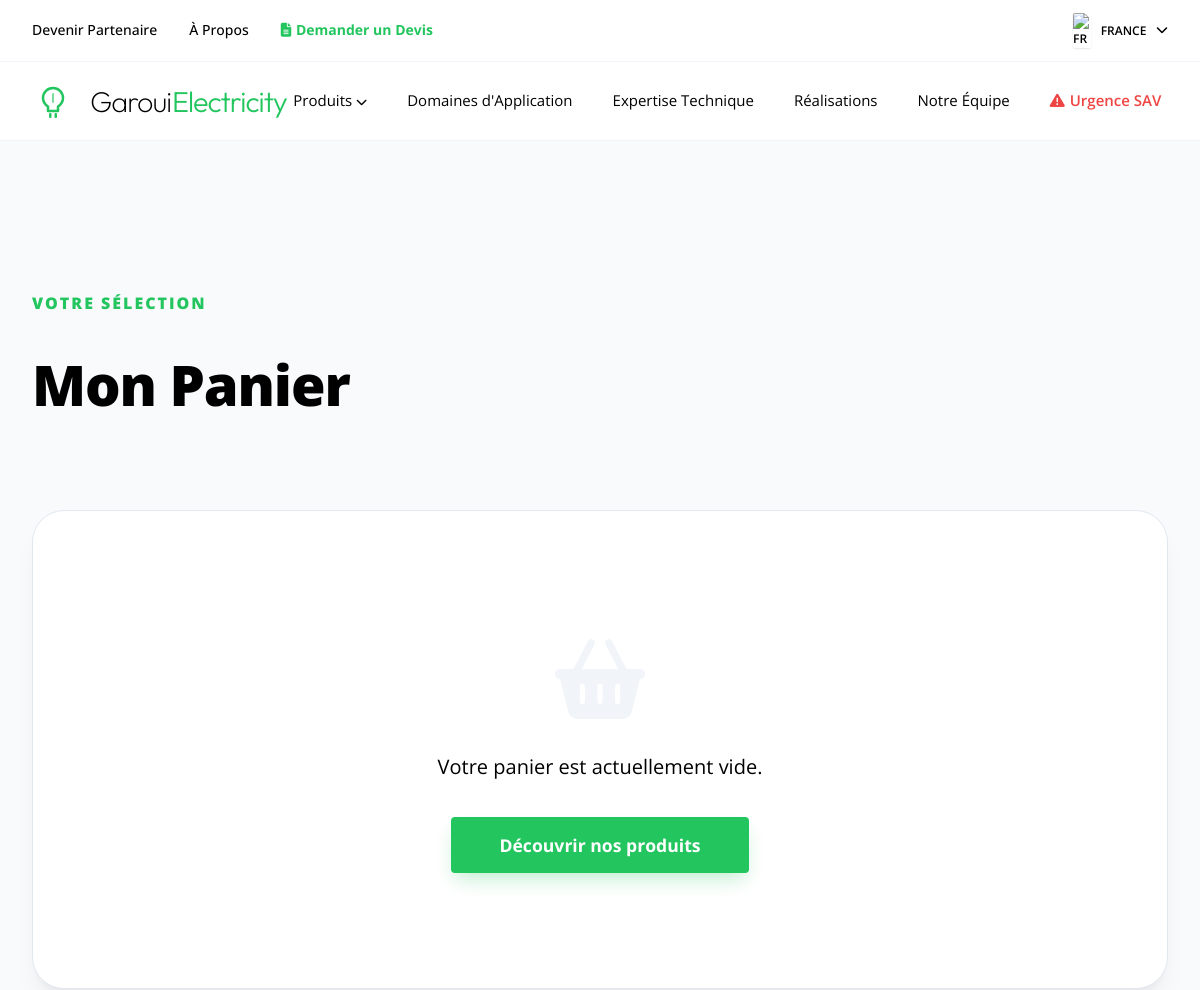
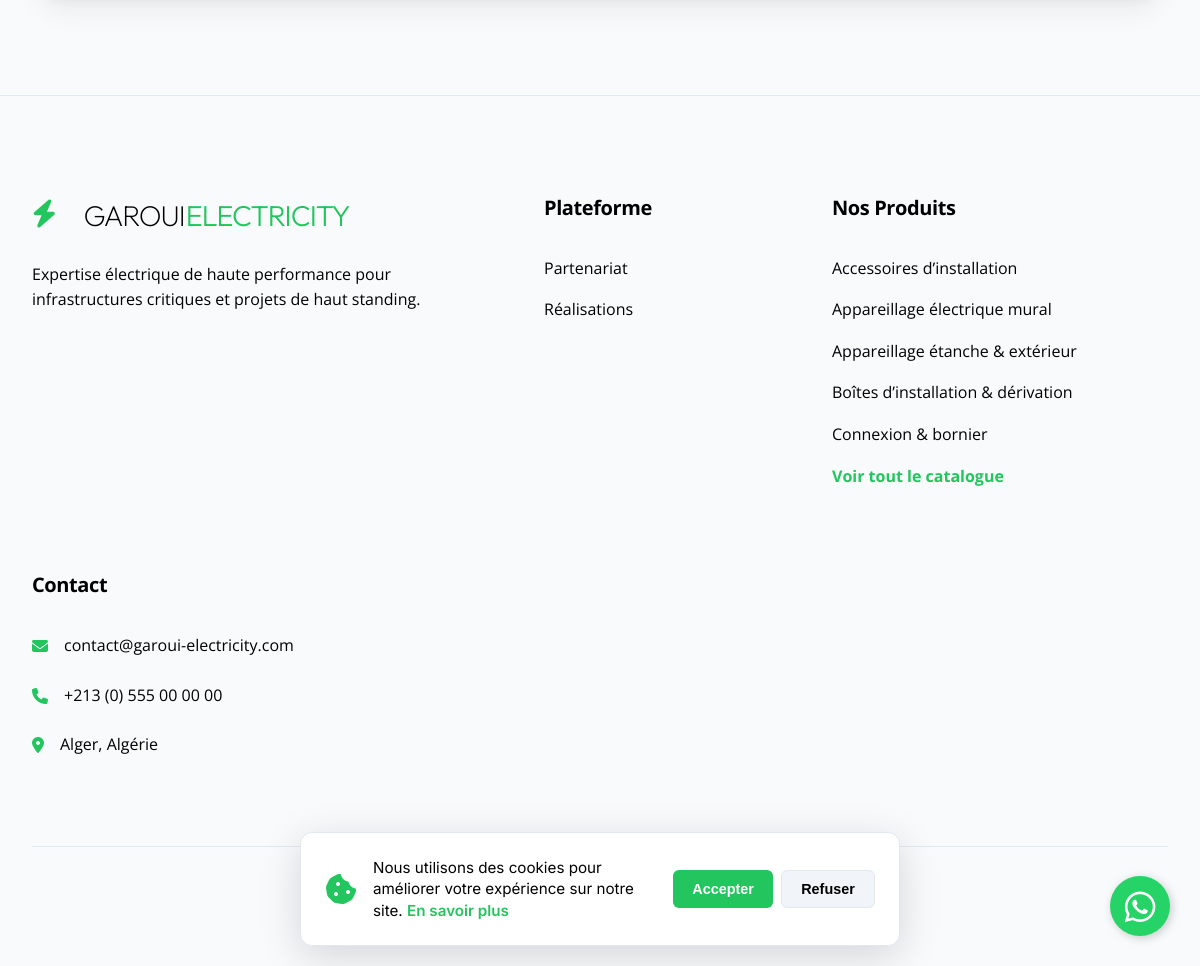
The page /shop/cart/ on the database its author committed (2 pictures, top to bottom).
### shop/models.py (models this page shows, shortened)
class Category(models.Model):
    name = models.CharField(max_length=255)
    handle = models.SlugField(unique=True)
    icon = models.CharField(max_length=50, blank=True, help_text="FontAwesome icon class")

### shop/views.py (the view)
# urls.py: path('cart/', views.cart, name='cart'),
def cart(request):
    return render(request, 'shop/cart.html')

### shop/context_processors.py (called while the page is built)
def categories_processor(request):
    return {
        'all_categories': Category.objects.all().order_by('name')
    }

### templates/shop/cart.html (shortened to what this page needs)
{% extends 'base.html' %}
{% block content %}
<section class="section" style="padding-top: 150px; background: #f8fafc; min-height: 80vh;">
    <div class="container">
        <div class="section-header" style="text-align: left; margin-bottom: 5rem;">
            <span style="color: var(--primary); font-weight: 800; text-transform: uppercase; letter-spacing: 2px;">Votre Sélection</span>
            <h1 style="font-size: 3.5rem; margin-top: 1.5rem; color: var(--dark); font-weight: 800;">Mon Panier</h1>
        </div>
        <div id="cart-container" style="background: white; padding: 4rem; border-radius: 32px; border: 1px solid #e2e8f0; box-shadow: var(--shadow-premium);">
            <div id="cart-empty" style="text-align: center; padding: 4rem 0;">
                <i class="fas fa-shopping-basket" style="font-size: 5rem; color: #f1f5f9; margin-bottom: 2rem;"></i>
                <p style="font-size: 1.25rem; color: var(--gray); margin-bottom: 3rem;">Votre panier est actuellement vide.</p>
                <a href="{% url 'shop:product_list' %}" class="btn-primary" style="padding: 1rem 3rem;">Découvrir nos produits</a>
            </div>
        </div>
    </div>
</section>
{% endblock %}

### templates/base.html (shortened to what this page needs)
{% load static %}
<!DOCTYPE html>
<html lang="fr">
<head>
    <link rel="stylesheet" href="https://cdnjs.cloudflare.com/ajax/libs/font-awesome/6.4.0/css/all.min.css">
    <link rel="stylesheet" href="{% static 'css/main.css' %}?v=4.4">
</head>
<body>
    <div class="top-bar-site">
        <div class="container">
            <div class="top-bar-links">
                <a href="/partners/register/">Devenir Partenaire</a>
                <a href="{% url 'showcase:about' %}">À Propos</a>
                <a href="/devis/" style="color: var(--primary); font-weight: 700;"><i class="fas fa-file-alt" style="margin-right: 0.3rem;"></i>Demander un Devis</a>
            </div>
            <div class="top-bar-lang">
                <div class="lang-switcher">
                    <div class="lang-current">
                        <img src="https://flagcdn.com/w20/fr.png" width="18" alt="FR">
                        <span>FRANCE</span>
                        <i class="fas fa-chevron-down"></i>
                    </div>
                </div>
            </div>
        </div>
    </div>
    <nav class="navbar">
        <div class="container">
            <a href="/" class="logo">
                <div class="logo-visual">
                </div>
                <span class="logo-text">Garoui<span>Electricity</span></span>
            </a>
            <ul class="nav-links">
                <li class="has-mega">
                    <a href="/shop/">Produits <i class="fas fa-chevron-down" style="font-size: 0.7rem;"></i></a>
                </li>
                <li><a href="/#secteurs">Domaines d'Application</a></li>
                <li><a href="/#expertise">Expertise Technique</a></li>
                <li><a href="/projects/">Réalisations</a></li>
                <li><a href="{% url 'team:employee_list' %}">Notre Équipe</a></li>
                <li><a href="{% url 'sav:intervention_request' %}" style="color: #ef4444; font-weight: 600;"><i class="fas fa-exclamation-triangle" style="margin-right: 5px;"></i>Urgence SAV</a></li>
            </ul>
        </div>
    </nav>
    <main>
        {% block content %}{% endblock %}
    </main>
    <footer class="footer">
        <div class="container">
            <div class="footer-grid">
                <div class="footer-info">
                    <a href="/" class="logo">
                        <span class="logo-icon"><i class="fas fa-bolt"></i></span>
                        <span class="logo-text">GAROUI<span>ELECTRICITY</span></span>
                    </a>
                    <p>Expertise électrique de haute performance pour infrastructures critiques et projets de haut standing.</p>
                </div>
                <div class="footer-links">
                    <h4>Plateforme</h4>
                    <ul>
                        <li><a href="/partners/">Partenariat</a></li>
                        <li><a href="/projects/">Réalisations</a></li>
                    </ul>
                </div>
                <div class="footer-links">
                    <h4>Nos Produits</h4>
                    <ul>
                        {% for cat in all_categories|slice:":5" %}
                        <li><a href="/shop/?category={{ cat.handle }}">{{ cat.name }}</a></li>
                        {% endfor %}
                        <li><a href="/shop/" style="font-weight: 700; color: var(--primary);">Voir tout le catalogue</a></li>
                    </ul>
                </div>
                <div class="footer-contact">
                    <h4>Contact</h4>
                    <p><i class="fas fa-envelope"></i> contact@garoui-electricity.com</p>
                    <p><i class="fas fa-phone"></i> +213 (0) 555 00 00 00</p>
                    <p><i class="fas fa-map-marker-alt"></i> Alger, Algérie</p>
                </div>
            </div>
            <div class="footer-bottom">
                <p>&copy; 2026 Garoui Electricity. Tous droits réservés.</p>
            </div>
        </div>
    </footer>
    <div id="cookie-banner" style="position: fixed; bottom: 20px; left: 50%; transform: translateX(-50%); background: white; padding: 1.5rem; border-radius: 12px; box-shadow: 0 10px 40px rgba(0,0,0,0.15); z-index: 1000; display: none; max-width: 600px; width: 90%; align-items: center; justify-content: space-between; border: 1px solid #e2e8f0; font-family: 'Inter', sans-serif;">
        <div style="display: flex; align-items: center; gap: 1rem;">
            <i class="fas fa-cookie-bite" style="font-size: 2rem; color: var(--primary);"></i>
            <p style="margin: 0; font-size: 0.95rem; color: var(--dark); line-height: 1.4;">Nous utilisons des cookies pour améliorer votre expérience sur notre site. <a href="#" style="color: var(--primary); font-weight: 600; text-decoration: none;">En savoir plus</a></p>
        </div>
        <div style="display: flex; gap: 0.5rem; margin-left: 1rem;">
            <button onclick="acceptCookies()" style="padding: 0.6rem 1.2rem; font-size: 0.9rem; border-radius: 6px; border: none; cursor: pointer; background: var(--primary); color: white; font-weight: 600;">Accepter</button>
            <button onclick="declineCookies()" style="padding: 0.6rem 1.2rem; font-size: 0.9rem; border-radius: 6px; background: #f1f5f9; color: var(--dark); border: 1px solid #e2e8f0; cursor: pointer; font-weight: 600;">Refuser</button>
        </div>
    </div>
    <a href="https://wa.me/213540836321" target="_blank" class="whatsapp-float" style="position: fixed; bottom: 30px; right: 30px; background-color: #25d366; color: white; border-radius: 50%; width: 60px; height: 60px; display: flex; justify-content: center; align-items: center; font-size: 35px; box-shadow: 2px 2px 10px rgba(0,0,0,0.2); z-index: 100; text-decoration: none; transition: transform 0.3s ease;">
        <i class="fab fa-whatsapp"></i>
    </a>
</body>
</html>

### static/css/main.css (style rules this page uses)
:root { --primary: #22C55E; --primary-dark: #16A34A; --secondary: #F8FAFC; --accent: #F59E0B; --dark: #000000; --dark-light: #000000; --light: #FFFFFF; --bg-main: #FFFFFF; --bg-alt: #F1F5F9; --gray: #000000; --gray-dark: #000000; --white: #FFFFFF; --glass: rgba(0, 0, 0, 0.02); --glass-border: rgba(0, 0, 0, 0.05); --shadow-premium: 0 20px 25px -5px rgba(0, 0, 0, 0.05), 0 8px 10px -6px rgba(0, 0, 0, 0.05); --font-main: 'Open Sans', sans-serif; --font-heading: 'Open Sans', sans-serif; }
* { margin: 0; padding: 0; box-sizing: border-box; }
body { font-family: var(--font-main); background-color: var(--bg-main); color: #000000; line-height: 1.6; overflow-x: hidden; -webkit-font-smoothing: antialiased; -moz-osx-font-smoothing: grayscale; }
h1, h2, h3, h4, h5, h6 { font-family: var(--font-heading); font-weight: 700; letter-spacing: -0.02em; }
.container { max-width: 1600px; margin: 0 auto; padding: 0 2rem; }
.top-bar-site { background: #ffffff; padding: 0.8rem 0; border-bottom: 1px solid #f1f5f9; font-size: 14px; color: #000000; font-family: 'Open Sans', sans-serif; }
.top-bar-site .container { display: flex; justify-content: space-between; align-items: center; }
.lang-switcher { position: relative; cursor: pointer; }
.lang-current { display: flex; align-items: center; gap: 0.6rem; font-weight: 600; font-size: 12px; color: #000000; text-transform: uppercase; }
.lang-current img { border-radius: 2px; box-shadow: 0 1px 2px rgba(0,0,0,0.1); }
.top-bar-links { display: flex; gap: 2rem; }
.top-bar-links a { color: var(--gray); text-decoration: none; transition: color 0.3s; font-weight: 500; }
.top-bar-lang { color: var(--gray-dark); cursor: pointer; font-weight: 600; }
.navbar { padding: 1rem 0; position: sticky; top: 0; left: 0; right: 0; z-index: 1000; background: rgba(255, 255, 255, 0.95); backdrop-filter: blur(20px); border-bottom: 1px solid #f1f5f9; transition: all 0.3s ease; }
.navbar .container { display: flex; justify-content: space-between; align-items: center; }
.logo { display: flex; align-items: center; gap: 1rem; text-decoration: none; color: #000000; font-family: 'Outfit', sans-serif; font-size: 1.8rem; font-weight: 200; letter-spacing: -1px; }
.logo-visual { color: var(--primary); display: flex; align-items: center; transition: transform 0.4s ease; }
.logo-icon { color: var(--primary); margin-right: 0.75rem; font-size: 1.75rem; }
.logo-text span { color: var(--primary); font-weight: 300; margin-left: 1px; }
.nav-links { display: flex; list-style: none; gap: 2.5rem; }
.nav-links a { text-decoration: none; color: #000000; font-weight: 400; transition: color 0.3s ease; font-size: 15px; font-family: 'Open Sans', sans-serif; }
.has-mega { position: static; }
.btn-primary { padding: 1rem 2.5rem; background: var(--primary); color: var(--white); text-decoration: none; border-radius: 4px; font-weight: 700; font-size: 1.1rem; transition: all 0.3s ease; box-shadow: 0 10px 20px -5px rgba(34, 197, 94, 0.3); }
.section { padding: 10rem 0; }
.section-header { text-align: center; margin-bottom: 6rem; }
.footer { background: #f8fafc; padding: 6rem 0 3rem; border-top: 1px solid #e2e8f0; }
.footer-grid { display: grid; grid-template-columns: 2fr 1fr 1.5fr; gap: 4rem; margin-bottom: 4rem; }
.footer-info p { margin-top: 1.5rem; color: var(--gray); }
.footer h4 { margin-bottom: 2rem; color: var(--dark); font-size: 1.25rem; }
.footer-links ul { list-style: none; }
.footer-links li { margin-bottom: 1rem; }
.footer-links a { text-decoration: none; color: var(--gray); transition: color 0.3s ease; }
.footer-contact p { margin-bottom: 1.5rem; color: var(--gray); display: flex; align-items: center; gap: 1rem; }
.footer-contact i { color: var(--primary); }
.footer-bottom { padding-top: 3rem; border-top: 1px solid #e2e8f0; text-align: center; color: var(--gray); font-size: 0.9rem; }
@media (max-width: 1200px) { .section { padding: 6rem 0; } }

### rows shown on the page
Category: name "Accessoires d’installation"
Category: name "Appareillage électrique mural"
Category: name "Appareillage étanche & extérieur"
Category: name "Boîtes d’installation & dérivation"
Category: name "Connexion & bornier"
